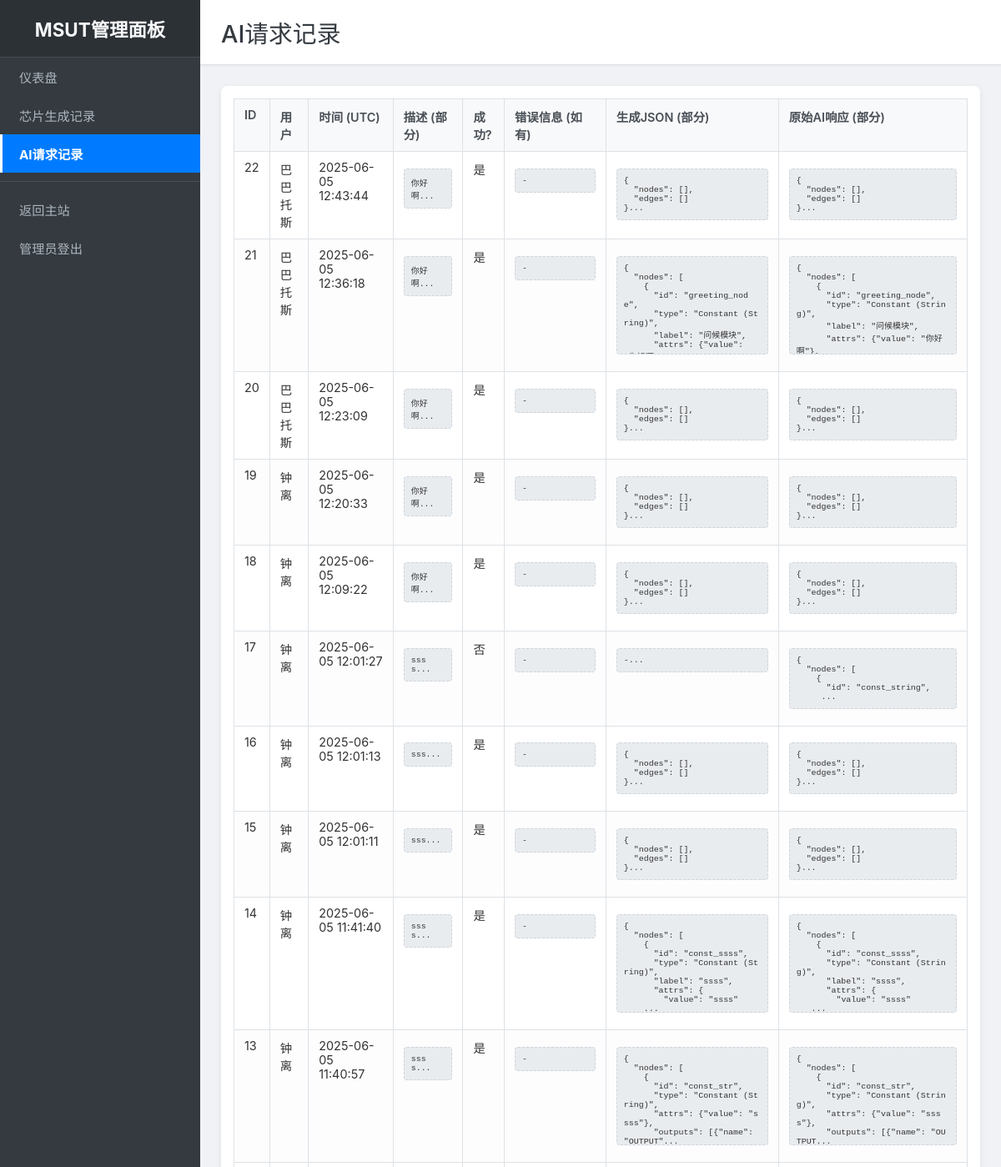
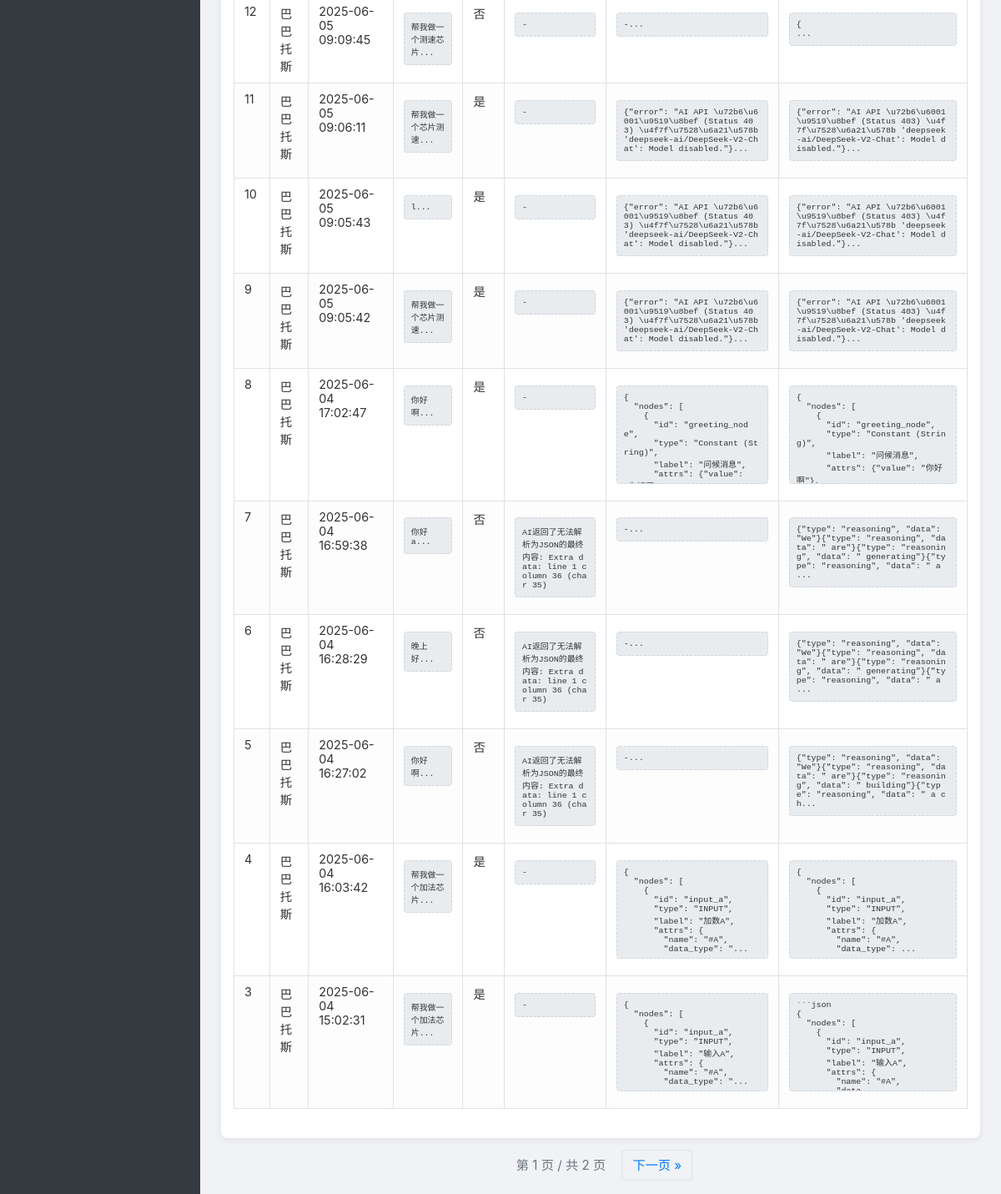
Page /admin/ai_requests (signed in) on the committed database (2 pictures, top to bottom).
### models.py (models this page shows, shortened)
class AiRequestLog(db.Model):
    id = db.Column(db.Integer, primary_key=True)
    username = db.Column(db.String(80), nullable=False) # AI请求通常需要用户登录
    description = db.Column(db.Text, nullable=False) # 用户输入的描述
    raw_ai_response = db.Column(db.Text, nullable=True) # AI返回的原始文本（可能包含错误或非JSON内容）
    generated_json_str = db.Column(db.Text, nullable=True) # 成功解析出的JSON字符串
    succeeded = db.Column(db.Boolean, default=False) # AI是否成功返回并解析出JSON
    error_message = db.Column(db.Text, nullable=True) # 如果AI调用或解析失败的错误信息
    created_at = db.Column(db.DateTime, default=datetime.utcnow)
    ip_address = db.Column(db.String(45), nullable=True)
    user_agent = db.Column(db.String(255), nullable=True)

### app.py (the view)
@admin_bp.route('/ai_requests')
@admin_required
def ai_requests_list():
    page = request.args.get('page', 1, type=int)
    per_page = 20
    ai_logs = AiRequestLog.query.order_by(AiRequestLog.created_at.desc()).paginate(page=page, per_page=per_page, error_out=False)
    return render_template('ai_requests.html', ai_logs=ai_logs)

### app.py (called while the page is built)
@app.before_request
def create_tables_first_time():
    if request.endpoint == 'home':
        increment_and_get_visit_count()
    if not hasattr(app, 'tables_created_flag_msut'): # 使用独特的属性名避免冲突
        with app.app_context():
            db.create_all()
        app.tables_created_flag_msut = True
        print("数据库表已检查/创建。")

def is_admin_logged_in():
    return flask_session.get('admin_logged_in')

def admin_required(f):
    from functools import wraps
    @wraps(f)
    def decorated_function(*args, **kwargs):
        if not is_admin_logged_in():
            flash("请先登录管理员账户。", "warning")
            return redirect(url_for('admin.admin_login_route', next=request.url))
        return f(*args, **kwargs)
    return decorated_function

### templates/admin/ai_requests.html (shortened to what this page needs)
{% extends "admin/admin_base.html" %}
{% block page_title %}AI请求记录{% endblock %}
{% block content %}
<div class="table-responsive">
    <table class="admin-table">
        <thead>
            <tr>
                <th>ID</th>
                <th>用户</th>
                <th>时间 (UTC)</th>
                <th>描述 (部分)</th>
                <th>成功?</th>
                <th>错误信息 (如有)</th>
                <th>生成JSON (部分)</th>
                <th>原始AI响应 (部分)</th>
            </tr>
        </thead>
        <tbody>
            {% for log in ai_logs.items %}
            <tr>
                <td>{{ log.id }}</td>
                <td>{{ log.username }}</td>
                <td>{{ log.created_at.strftime('%Y-%m-%d %H:%M:%S') }}</td>
                <td><pre class="description-preview">{{ log.description[:100] if log.description else '' }}...</pre></td>
                <td>{{ '是' if log.succeeded else '否' }}</td>
                <td><pre class="error-preview">{{ log.error_message[:100] if log.error_message else '-' }}</pre></td>
                <td><pre class="json-preview">{{ log.generated_json_str[:150] if log.generated_json_str else '-' }}...</pre></td>
                <td><pre class="raw-response-preview">{{ log.raw_ai_response[:150] if log.raw_ai_response else '-' }}...</pre></td>
            </tr>
            {% else %}
            <tr>
                <td colspan="8">目前没有AI请求记录。</td>
            </tr>
            {% endfor %}
        </tbody>
    </table>
</div>
<div class="pagination">
    <span>第 {{ ai_logs.page }} 页 / 共 {{ ai_logs.pages }} 页</span>
    {% if ai_logs.has_next %}
        <a href="{{ url_for('admin.ai_requests_list', page=ai_logs.next_num) }}">下一页 »</a>
    {% endif %}
</div>
{% endblock %}

### templates/admin/admin_base.html (shortened to what this page needs)
<!DOCTYPE html>
<html lang="zh-CN">
<head>
    <link rel="stylesheet" href="{{ url_for('static', filename='admin_style.css') }}">
</head>
<body>
    <div class="admin-page-container">
        <aside class="admin-sidebar">
            <div class="sidebar-header">
                <h3>MSUT管理面板</h3>
            </div>
            <nav class="sidebar-nav">
                <ul>
                    <li><a href="{{ url_for('admin.dashboard') }}" class="{{ 'active' if request.endpoint == 'admin.dashboard' else '' }}">仪表盘</a></li>
                    <li><a href="{{ url_for('admin.chip_creations_list') }}" class="{{ 'active' if request.endpoint == 'admin.chip_creations_list' else '' }}">芯片生成记录</a></li>
                    <li><a href="{{ url_for('admin.ai_requests_list') }}" class="{{ 'active' if request.endpoint == 'admin.ai_requests_list' else '' }}">AI请求记录</a></li>
                    <li><hr></li>
                    <li><a href="{{ url_for('index') }}" target="_blank">返回主站</a></li>
                    <li><a href="{{ url_for('admin.admin_logout_route') }}">管理员登出</a></li>
                </ul>
            </nav>
        </aside>
        <main class="admin-main-content">
            <header class="admin-content-header">
                <h1>{% block page_title %}{% endblock %}</h1>
            </header>
            <section class="admin-content-area">
                {% block content %}{% endblock %}
            </section>
        </main>
    </div>
</body>
</html>

### templates/admin/admin_style.css (style rules this page uses)
body:not(.admin-login-page) { margin: 0; font-family: -apple-system, BlinkMacSystemFont, "Segoe UI", Roboto, "Helvetica Neue", Arial, sans-serif; background-color: #f8f9fa; color: #333; display: flex; }
.admin-page-container { display: flex; min-height: 100vh; width: 100%; }
.admin-sidebar { width: 240px; background-color: #343a40; color: #fff; padding-top: 0; flex-shrink: 0; display: flex; flex-direction: column; }
.sidebar-header { padding: 18px 20px; background-color: #2c3136; text-align: center; border-bottom: 1px solid #454d55; }
.sidebar-header h3 { margin: 0; font-size: 1.4em; color: #f8f9fa; }
.sidebar-nav ul { list-style: none; padding: 0; margin: 0; }
.sidebar-nav li a { display: block; padding: 12px 20px; color: #adb5bd; text-decoration: none; transition: background-color 0.2s ease, color 0.2s ease; font-size: 0.95em; border-left: 3px solid transparent; }
.sidebar-nav li a.active { background-color: #007bff; color: #fff; font-weight: bold; border-left-color: #fff; }
.sidebar-nav hr { border: none; border-top: 1px solid #454d55; margin: 10px 0; }
.admin-main-content { flex-grow: 1; padding: 0; background-color: #f0f2f5; overflow-y: auto; display: flex; flex-direction: column; }
.admin-content-header { background-color: #fff; padding: 18px 25px; border-bottom: 1px solid #dee2e6; box-shadow: 0 1px 3px rgba(0,0,0,0.05); }
.admin-content-header h1 { margin: 0; font-size: 1.8em; color: #343a40; font-weight: 500; }
.admin-content-area { padding: 25px; flex-grow: 1; }
.table-responsive { overflow-x: auto; background-color: #fff; padding: 15px; border-radius: 8px; box-shadow: 0 2px 8px rgba(0,0,0,0.07); }
.admin-table { width: 100%; border-collapse: collapse; margin-bottom: 20px; font-size: 0.9em; }
.admin-table th, .admin-table td { border: 1px solid #dee2e6; padding: 10px 12px; text-align: left; vertical-align: top; }
.admin-table th { background-color: #f8f9fa; font-weight: 600; color: #495057; }
.admin-table tbody tr:nth-child(even) { background-color: #fdfdfe; }
pre.json-preview, pre.description-preview, pre.error-preview, pre.raw-response-preview { white-space: pre-wrap; word-break: break-all; max-height: 100px; overflow-y: auto; background-color: #e9ecef; padding: 8px; border-radius: 4px; font-size: 0.85em; border: 1px dashed #ced4da; }
.pagination { margin-top: 20px; text-align: center; font-size: 0.95em; }
.pagination a { color: #007bff; text-decoration: none; padding: 8px 12px; margin: 0 3px; border: 1px solid #dee2e6; border-radius: 4px; transition: background-color 0.2s ease, color 0.2s ease; }
.pagination span { padding: 8px 12px; color: #6c757d; }

### rows in the picture
AiRequestLog: id "22", username "巴巴托斯", created_at "2025-06-05 12:43:44", description "你好啊", succeeded "是", error_message "-", generated_json_str "{ \"nodes\": [], \"edges\": [] }", raw_ai_response "{ \"nodes\": [], \"edges\": [] }"
AiRequestLog: id "21", username "巴巴托斯", created_at "2025-06-05 12:36:18", description "你好啊", succeeded "是", error_message "-", generated_json_str "{ \"nodes\": [ { \"id\": \"greeting_node\", \"type\": \"Constant (String)\", \"label\": \"问候模块\", \"attrs\": {\"value\":…", raw_ai_response "{ \"nodes\": [ { \"id\": \"greeting_node\", \"type\": \"Constant (String)\", \"label\": \"问候模块\", \"attrs\": {\"value\": \"你好啊\"},…"
AiRequestLog: id "20", username "巴巴托斯", created_at "2025-06-05 12:23:09", description "你好啊", succeeded "是", error_message "-", generated_json_str "{ \"nodes\": [], \"edges\": [] }", raw_ai_response "{ \"nodes\": [], \"edges\": [] }"
AiRequestLog: id "19", username "钟离", created_at "2025-06-05 12:20:33", description "你好啊", succeeded "是", error_message "-", generated_json_str "{ \"nodes\": [], \"edges\": [] }", raw_ai_response "{ \"nodes\": [], \"edges\": [] }"
AiRequestLog: id "18", username "钟离", created_at "2025-06-05 12:09:22", description "你好啊", succeeded "是", error_message "-", generated_json_str "{ \"nodes\": [], \"edges\": [] }", raw_ai_response "{ \"nodes\": [], \"edges\": [] }"
AiRequestLog: id "17", username "钟离", created_at "2025-06-05 12:01:27", description "ssss", succeeded "否", error_message "-", generated_json_str "-", raw_ai_response "{ \"nodes\": [ { \"id\": \"const_string\","
AiRequestLog: id "16", username "钟离", created_at "2025-06-05 12:01:13", description "sss", succeeded "是", error_message "-", generated_json_str "{ \"nodes\": [], \"edges\": [] }", raw_ai_response "{ \"nodes\": [], \"edges\": [] }"
AiRequestLog: id "15", username "钟离", created_at "2025-06-05 12:01:11", description "sss", succeeded "是", error_message "-", generated_json_str "{ \"nodes\": [], \"edges\": [] }", raw_ai_response "{ \"nodes\": [], \"edges\": [] }"
AiRequestLog: id "14", username "钟离", created_at "2025-06-05 11:41:40", description "ssss", succeeded "是", error_message "-", generated_json_str "{ \"nodes\": [ { \"id\": \"const_ssss\", \"type\": \"Constant (String)\", \"label\": \"ssss\", \"attrs\": { \"value\": \"ssss\"", raw_ai_response "{ \"nodes\": [ { \"id\": \"const_ssss\", \"type\": \"Constant (String)\", \"label\": \"ssss\", \"attrs\": { \"value\": \"ssss\""
AiRequestLog: id "13", username "钟离", created_at "2025-06-05 11:40:57", description "ssss", succeeded "是", error_message "-", generated_json_str "{ \"nodes\": [ { \"id\": \"const_str\", \"type\": \"Constant (String)\", \"attrs\": {\"value\": \"ssss\"}, \"outputs\": [{\"name\": \"OUTPUT\"", raw_ai_response "{ \"nodes\": [ { \"id\": \"const_str\", \"type\": \"Constant (String)\", \"attrs\": {\"value\": \"ssss\"}, \"outputs\": [{\"name\": \"OUTPUT"
AiRequestLog: id "12", username "巴巴托斯", created_at "2025-06-05 09:09:45", description "帮我做一个测速芯片", succeeded "否", error_message "-", generated_json_str "-", raw_ai_response "{"
AiRequestLog: id "11", username "巴巴托斯", created_at "2025-06-05 09:06:11", description "帮我做一个芯片测速", succeeded "是", error_message "-", generated_json_str "{\"error\": \"AI API \\u72b6\\u6001\\u9519\\u8bef (Status 403) \\u4f7f\\u7528\\u6a21\\u578b 'deepseek-ai/DeepSeek-V2-Chat': Model disabled.\"}", raw_ai_response "{\"error\": \"AI API \\u72b6\\u6001\\u9519\\u8bef (Status 403) \\u4f7f\\u7528\\u6a21\\u578b 'deepseek-ai/DeepSeek-V2-Chat': Model disabled.\"}"
AiRequestLog: id "10", username "巴巴托斯", created_at "2025-06-05 09:05:43", description "l", succeeded "是", error_message "-", generated_json_str "{\"error\": \"AI API \\u72b6\\u6001\\u9519\\u8bef (Status 403) \\u4f7f\\u7528\\u6a21\\u578b 'deepseek-ai/DeepSeek-V2-Chat': Model disabled.\"}", raw_ai_response "{\"error\": \"AI API \\u72b6\\u6001\\u9519\\u8bef (Status 403) \\u4f7f\\u7528\\u6a21\\u578b 'deepseek-ai/DeepSeek-V2-Chat': Model disabled.\"}"
AiRequestLog: id "9", username "巴巴托斯", created_at "2025-06-05 09:05:42", description "帮我做一个芯片测速", succeeded "是", error_message "-", generated_json_str "{\"error\": \"AI API \\u72b6\\u6001\\u9519\\u8bef (Status 403) \\u4f7f\\u7528\\u6a21\\u578b 'deepseek-ai/DeepSeek-V2-Chat': Model disabled.\"}", raw_ai_response "{\"error\": \"AI API \\u72b6\\u6001\\u9519\\u8bef (Status 403) \\u4f7f\\u7528\\u6a21\\u578b 'deepseek-ai/DeepSeek-V2-Chat': Model disabled.\"}"
AiRequestLog: id "8", username "巴巴托斯", created_at "2025-06-04 17:02:47", description "你好啊", succeeded "是", error_message "-", generated_json_str "{ \"nodes\": [ { \"id\": \"greeting_node\", \"type\": \"Constant (String)\", \"label\": \"问候消息\", \"attrs\": {\"value\":…", raw_ai_response "{ \"nodes\": [ { \"id\": \"greeting_node\", \"type\": \"Constant (String)\", \"label\": \"问候消息\", \"attrs\": {\"value\": \"你好啊\"},…"
AiRequestLog: id "7", username "巴巴托斯", created_at "2025-06-04 16:59:38", description "你好a", succeeded "否", error_message "AI返回了无法解析为JSON的最终内容: Extra data: line 1 column 36 (char 35)", generated_json_str "-", raw_ai_response "{\"type\": \"reasoning\", \"data\": \"We\"}{\"type\": \"reasoning\", \"data\": \" are\"}{\"type\": \"reasoning\", \"data\": \" generating\"}{\"type\": \"reasoning\", \"data\": \" a"
AiRequestLog: id "6", username "巴巴托斯", created_at "2025-06-04 16:28:29", description "晚上好", succeeded "否", error_message "AI返回了无法解析为JSON的最终内容: Extra data: line 1 column 36 (char 35)", generated_json_str "-", raw_ai_response "{\"type\": \"reasoning\", \"data\": \"We\"}{\"type\": \"reasoning\", \"data\": \" are\"}{\"type\": \"reasoning\", \"data\": \" generating\"}{\"type\": \"reasoning\", \"data\": \" a"
AiRequestLog: id "5", username "巴巴托斯", created_at "2025-06-04 16:27:02", description "你好啊", succeeded "否", error_message "AI返回了无法解析为JSON的最终内容: Extra data: line 1 column 36 (char 35)", generated_json_str "-", raw_ai_response "{\"type\": \"reasoning\", \"data\": \"We\"}{\"type\": \"reasoning\", \"data\": \" are\"}{\"type\": \"reasoning\", \"data\": \" building\"}{\"type\": \"reasoning\", \"data\": \" a ch"
AiRequestLog: id "4", username "巴巴托斯", created_at "2025-06-04 16:03:42", description "帮我做一个加法芯片", succeeded "是", error_message "-", generated_json_str "{ \"nodes\": [ { \"id\": \"input_a\", \"type\": \"INPUT\", \"label\": \"加数A\", \"attrs\": { \"name\": \"#A\", \"data_type\": \"", raw_ai_response "{ \"nodes\": [ { \"id\": \"input_a\", \"type\": \"INPUT\", \"label\": \"加数A\", \"attrs\": { \"name\": \"#A\", \"data_type\":"
AiRequestLog: id "3", username "巴巴托斯", created_at "2025-06-04 15:02:31", description "帮我做一个加法芯片", succeeded "是", error_message "-", generated_json_str "{ \"nodes\": [ { \"id\": \"input_a\", \"type\": \"INPUT\", \"label\": \"输入A\", \"attrs\": { \"name\": \"#A\", \"data_type\": \"", raw_ai_response "```json { \"nodes\": [ { \"id\": \"input_a\", \"type\": \"INPUT\", \"label\": \"输入A\", \"attrs\": { \"name\": \"#A\",…"

### other values in the picture
{{ ai_logs.page }} "1"
{{ ai_logs.pages }} "2"
